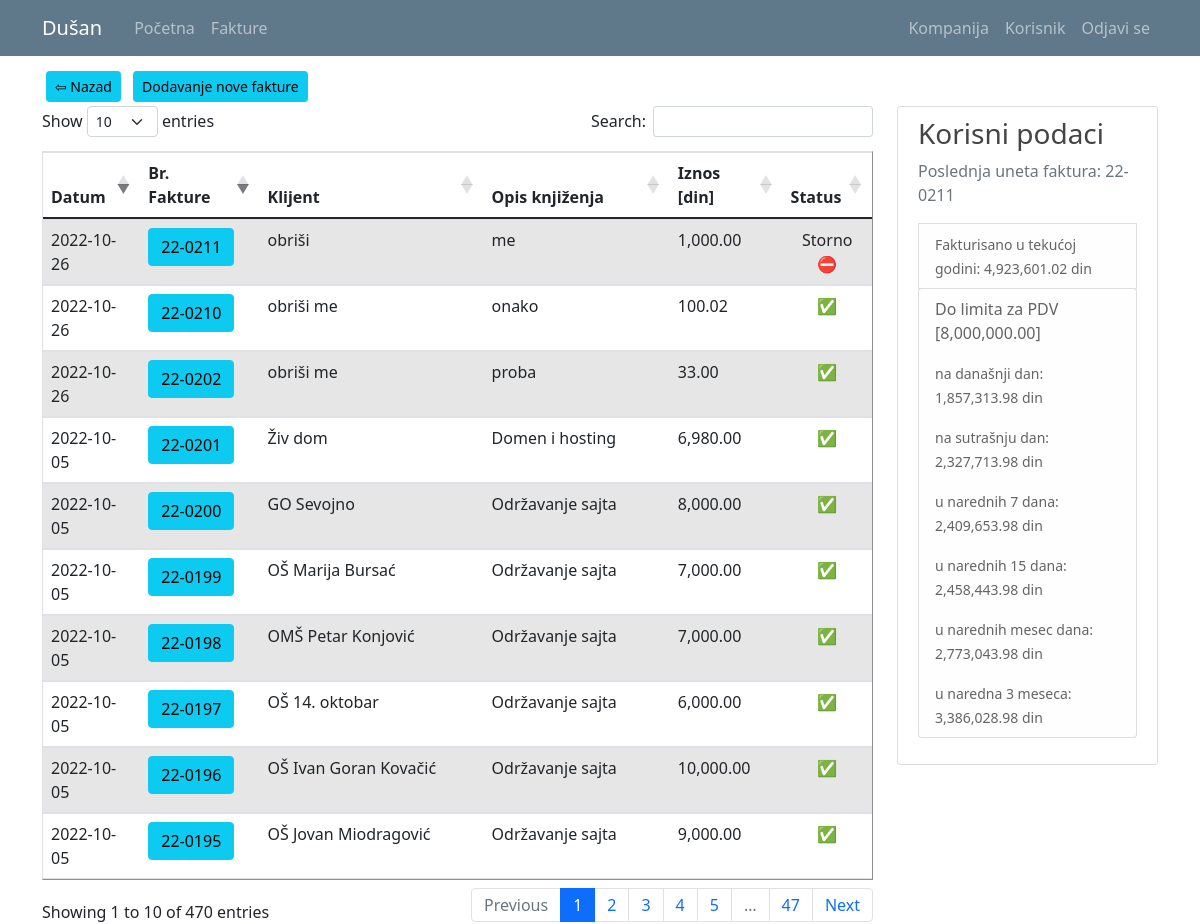
Screenshot of /invoice_list (signed in) with the database file from the repository.
### kpo/models.py (models this page shows, shortened)
class User(db.Model, UserMixin):
    id = db.Column(db.Integer, primary_key=True)
    email = db.Column(db.String(120), unique=True, nullable=False)
    password = db.Column(db.String(60), nullable = False)
    name = db.Column(db.String(20), unique=False, nullable=False)
    surname = db.Column(db.String(20), unique=False, nullable=False)
    workplace = db.Column(db.String(20), unique=False, nullable=False)
    authorization = db.Column(db.String(20), nullable = False) # ovde treba da budu tipovi korisnika: S_admin, C_admin, C_user
    gender = db.Column(db.String(1)) #(0, "srednji"), (1, "muški"), (2, "ženski")
    company_id = db.Column(db.Integer, db.ForeignKey('company.id'), nullable=True)
    invoices = db.relationship('Invoice', backref='invoice_user', lazy=True)

class Invoice(db.Model):
    id = db.Column(db.Integer, primary_key=True)
    date = db.Column(db.Date, nullable=False)
    invoice_number = db.Column(db.String(12), nullable=False)
    customer = db.Column(db.String(70), nullable=False)
    service = db.Column(db.String(70), nullable=True) #usluga
    amount = db.Column(db.Float, nullable=False)
    company_id = db.Column(db.Integer, db.ForeignKey('company.id'), nullable=True)
    user_id = db.Column(db.Integer, db.ForeignKey('user.id'), nullable=True)
    cancelled = db.Column(db.Boolean(), default=False, nullable=False)

### kpo/invoices/routes.py (the view)
@invoices.route("/invoice_list")
def invoice_list():
    if not current_user.is_authenticated:
        flash('You have to be logged in to access this page', 'danger')
        return redirect(url_for('users.login'))
    elif current_user.authorization != 's_admin' and current_user.authorization != 'c_admin':
        abort(403)
    invoices = Invoice.query.all()
    form = DashboardData(current_user.user_company.id)
    return render_template('invoice_list.html', title='Invoices', invoices=invoices, form=form)

### kpo/models.py (called while the page is built)
@login_manager.user_loader
def load_user(user_id):
    return User.query.get(int(user_id))

### kpo/templates/invoice_list.html (shortened to what this page needs)
{% extends "layout.html" %}
{% block content %}
{% if current_user.authorization != 'c_user' %}
  <a class="btn btn-info btn-sm m-1" href="{{url_for('main.home')}}">&#8678; Nazad</a>
  <a class="btn btn-info btn-sm m-1" href="{{ url_for('invoices.register_i') }}">Dodavanje nove fakture</a>
{% endif %}
<div class="row">
  <div class="col-md-9">
    <table id="data" border="1" class="table table-striped ">
      {% if current_user.authorization == 's_admin' %}
        <thead>
          <tr>
            <th>Datum</th>
            <th>Br. Fakture</th>
            <th>Klijent</th>
            <th>Opis knjiženja</th>
            <th>Iznos [din]</th>
            <th>Kompanija</th>
            <th>Korinik</th>
            <th>Status</th>
          </tr>
        </thead>
        <tbody>
          {% for invoice in invoices %}
            <tr>
              <td>{{ invoice.date }}</td>
              <td><a class="mr-2 btn btn-info" href="{{ url_for('invoices.invoice_profile', invoice_id=invoice.id) }}" title="Edit Invoice">{{ invoice.invoice_number }}</a></td>
              <td>{{ invoice.customer }}</td>
              <td>{{ invoice.service }}</td>
              <td>{{ '{:,.2f}'.format(invoice.amount) }}</td>
              <td>{{ invoice.invoice_company.companyname }}</td>
              <td>{{ invoice.invoice_user.name }} {{ invoice.invoice_user.surname }}</td>
              <td style="text-align: center">{% if invoice.cancelled %} Storno &#9940 {% else %} &#9989 {% endif %}</td>
          {% endfor %}
        </tbody>
      {% elif current_user.authorization == 'c_admin' %}
        <thead>
          <tr>
            <th>Datum</th>
            <th>Br. Fakture</th>
            <th>Klijent</th>
            <th>Opis knjiženja</th>
            <th>Iznos [din]</th>
            <th>Status</th>
          </tr>
        </thead>
        <tbody>
          {% for invoice in invoices %}
            {% if invoice.invoice_company.id == current_user.user_company.id %}
              <tr>
                <td>{{ invoice.date }}</td>
                <td><a class="mr-2 btn btn-info" href="{{ url_for('invoices.invoice_profile', invoice_id=invoice.id) }}" title="Edit Invoice">{{ invoice.invoice_number }}</a></td>
                <td>{{ invoice.customer }}</td>
                <td>{{ invoice.service }}</td>
                <td>{{ '{:,.2f}'.format(invoice.amount) }}</td>
                <td style="text-align: center">{% if invoice.cancelled %} Storno &#9940 {% else %} &#9989 {% endif %}</td>
              </tr>
            {% endif %}
          {% endfor %}
        </tbody>
      {% endif %}
    </table>
  </div>
  <div class="col-md-3">
    <div class="content-section">
      <h3>Korisni podaci</h3>
      <p class='text-muted'>Poslednja uneta faktura: {{ form.last_input.invoice_number }}
        <li class="list-group-item list-group-item-light"><small>Fakturisano u tekućoj godini: {{ '{:,.2f}'.format(form.limit -form.razlika[0] + 2000000) }} din</small></li>
        <ul class="list-group">
          <li class="list-group-item list-group-item-light">Do limita za PDV [8,000,000.00]</li>
          <li class="list-group-item list-group-item-light"><small>na današnji dan: {{ '{:,.2f}'.format(form.razlika[1]) }} din</small></li>
          <li class="list-group-item list-group-item-light"><small>na sutrašnju dan: {{ '{:,.2f}'.format(form.razlika[2]) }} din</small></li>
          <li class="list-group-item list-group-item-light"><small>u narednih 7 dana: {{ '{:,.2f}'.format(form.razlika[3]) }} din</small></li>
          <li class="list-group-item list-group-item-light"><small>u narednih 15 dana: {{ '{:,.2f}'.format(form.razlika[4]) }} din</small></li>
          <li class="list-group-item list-group-item-light"><small>u narednih mesec dana: {{ '{:,.2f}'.format(form.razlika[5]) }} din</small></li>
          <li class="list-group-item list-group-item-light"><small>u naredna 3 meseca: {{ '{:,.2f}'.format(form.razlika[6]) }} din</small></li>
        </ul>
      </p>
    </div>
  </div>
</div>
{% endblock content%}

### kpo/templates/layout.html (shortened to what this page needs)
<!doctype html>
<html lang="en">
  <head>
    <link rel="stylesheet" href="https://cdn.jsdelivr.net/npm/bootstrap@4.3.1/dist/css/bootstrap.min.css">
    <link rel="stylesheet" type="text/css" href="{{ url_for('static', filename='main.css') }}">
    <link href="https://cdn.jsdelivr.net/npm/bootstrap@5.0.1/dist/css/bootstrap.min.css" rel="stylesheet">
    <link rel="stylesheet" type="text/css" href="https://cdn.datatables.net/1.10.25/css/dataTables.bootstrap5.css">
  </head>
  <body>
    <header class="site-header">
      <nav class="navbar navbar-expand-md navbar-dark bg-steel fixed-top">
        <div class="container">
          <a class="navbar-brand mr-4" href="/">{{ current_user.name }}</a>
          <div class="collapse navbar-collapse" id="navbarToggle">
            <div class="navbar-nav mr-auto">
              {% if current_user.is_authenticated %}
                <a class="nav-item nav-link" href="{{ url_for('main.home') }}">Početna</a>
                <a class="nav-item nav-link" href="{{ url_for('invoices.invoice_list') }}">Fakture</a>
              {% else %}
                <a class="nav-item nav-link" href="{{ url_for('main.home') }}">Početna</a>
                <a class="nav-item nav-link" href="{{ url_for('main.about') }}">O softveru</a>
              {% endif %}
            </div>
            <div class="navbar-nav">
              {% if current_user.is_authenticated %}
                {% if current_user.authorization == 's_admin' %}
                  <a class="nav-item nav-link" href="{{ url_for('companys.company_list') }}">Kompanija</a>
                  <a class="nav-item nav-link" href="{{ url_for('users.user_list') }}">Korisnik</a>
                  <a class="nav-item nav-link" href="{{ url_for('users.logout') }}">Odjavi se</a>
                {% elif current_user.authorization == 'c_admin'%}
                  <a class="nav-item nav-link" href="{{ url_for('companys.company_list') }}">Kompanija</a>
                  <a class="nav-item nav-link" href="{{ url_for('users.user_list') }}">Korisnik</a>
                  <a class="nav-item nav-link" href="{{ url_for('users.logout') }}">Odjavi se</a>
                {% else %}
                  <a class="nav-item nav-link" href="{{ url_for('users.user_list') }}">Korisnik</a>
                  <a class="nav-item nav-link" href="{{ url_for('users.logout') }}">Odjavi se</a>
                {% endif %}
              {% else %}
                <a class="nav-item nav-link" href="{{ url_for('users.login') }}">Prijavite se</a>
              {% endif %}
            </div>
          </div>
        </div>
      </nav>
    </header>
    <main role="main" class="container">
      <div class="row">
        <div class="">
          {% block content %}{% endblock %}
        </div>
      </div>
    </main>
  </body>
</html>

### kpo/static/main.css (style rules this page uses)
body { background: #fafafa; color: #333333; margin-top: 5rem; }
h1, h2, h3, h4, h5, h6 { color: #444444; }
.bg-steel { background-color: #5f788a; }
.site-header .navbar-nav .nav-link { color: #cbd5db; }
.content-section { background: #ffffff; padding: 10px 20px; border: 1px solid #dddddd; border-radius: 3px; margin-bottom: 20px; }

### rows the page displays
User: name "Dušan"
Invoice: date "2022-10-05", invoice_number "22-0195", customer "OŠ Jovan Miodragović", service "Održavanje sajta", amount "9,000.00"
Invoice: date "2022-10-05", invoice_number "22-0196", customer "OŠ Ivan Goran Kovačić", service "Održavanje sajta", amount "10,000.00"
Invoice: date "2022-10-05", invoice_number "22-0197", customer "OŠ 14. oktobar", service "Održavanje sajta", amount "6,000.00"
Invoice: date "2022-10-05", invoice_number "22-0198", customer "OMŠ Petar Konjović", service "Održavanje sajta", amount "7,000.00"
Invoice: date "2022-10-05", invoice_number "22-0199", customer "OŠ Marija Bursać", service "Održavanje sajta", amount "7,000.00"
Invoice: date "2022-10-05", invoice_number "22-0200", customer "GO Sevojno", service "Održavanje sajta", amount "8,000.00"
Invoice: date "2022-10-05", invoice_number "22-0201", customer "Živ dom", service "Domen i hosting", amount "6,980.00"
Invoice: date "2022-10-26", invoice_number "22-0210", customer "obriši me", service "onako", amount "100.02"
Invoice: date "2022-10-26", invoice_number "22-0202", customer "obriši me", service "proba", amount "33.00"
Invoice: date "2022-10-26", invoice_number "22-0211", customer "obriši", service "me", amount "1,000.00", cancelled "Storno ⛔", last_input.invoice_number "22-0211"

### other values shown
{{ '{:,.2f}'.format(form.limit -form.razlika[0] + 2000000) }} "4,923,601.02"
{{ '{:,.2f}'.format(form.razlika[1]) }} "1,857,313.98"
{{ '{:,.2f}'.format(form.razlika[2]) }} "2,327,713.98"
{{ '{:,.2f}'.format(form.razlika[3]) }} "2,409,653.98"
{{ '{:,.2f}'.format(form.razlika[4]) }} "2,458,443.98"
{{ '{:,.2f}'.format(form.razlika[5]) }} "2,773,043.98"
{{ '{:,.2f}'.format(form.razlika[6]) }} "3,386,028.98"
